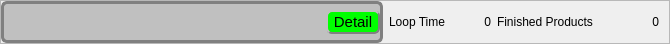
<?xml version="1.0" encoding="UTF-8"?>
<ui version="4.0">
 <class>ICCycleTimeAndFinishedFrame</class>
 <widget class="QFrame" name="ICCycleTimeAndFinishedFrame">
  <property name="geometry">
   <rect>
    <x>0</x>
    <y>0</y>
    <width>670</width>
    <height>44</height>
   </rect>
  </property>
  <property name="windowTitle">
   <string>Frame</string>
  </property>
  <property name="frameShape">
   <enum>QFrame::StyledPanel</enum>
  </property>
  <property name="frameShadow">
   <enum>QFrame::Raised</enum>
  </property>
  <layout class="QHBoxLayout" name="horizontalLayout_2">
   <property name="leftMargin">
    <number>0</number>
   </property>
   <property name="topMargin">
    <number>0</number>
   </property>
   <property name="rightMargin">
    <number>0</number>
   </property>
   <property name="bottomMargin">
    <number>0</number>
   </property>
   <item>
    <widget class="QFrame" name="alarmFrame">
     <property name="styleSheet">
      <string notr="true">#alarmFrame{
background-color: rgb(192,192,192); 
border-radius: 6px;
border: 3px solid gray; 
}
</string>
     </property>
     <property name="frameShape">
      <enum>QFrame::NoFrame</enum>
     </property>
     <property name="frameShadow">
      <enum>QFrame::Plain</enum>
     </property>
     <layout class="QHBoxLayout" name="horizontalLayout_3">
      <property name="spacing">
       <number>2</number>
      </property>
      <property name="leftMargin">
       <number>0</number>
      </property>
      <property name="topMargin">
       <number>0</number>
      </property>
      <property name="rightMargin">
       <number>0</number>
      </property>
      <property name="bottomMargin">
       <number>0</number>
      </property>
      <item>
       <widget class="QLabel" name="alarmLabel">
        <property name="sizePolicy">
         <sizepolicy hsizetype="Expanding" vsizetype="Preferred">
          <horstretch>0</horstretch>
          <verstretch>0</verstretch>
         </sizepolicy>
        </property>
        <property name="text">
         <string/>
        </property>
       </widget>
      </item>
      <item>
       <widget class="QToolButton" name="toolButton">
        <property name="sizePolicy">
         <sizepolicy hsizetype="Preferred" vsizetype="Preferred">
          <horstretch>0</horstretch>
          <verstretch>0</verstretch>
         </sizepolicy>
        </property>
        <property name="maximumSize">
         <size>
          <width>64</width>
          <height>24</height>
         </size>
        </property>
        <property name="focusPolicy">
         <enum>Qt::NoFocus</enum>
        </property>
        <property name="styleSheet">
         <string notr="true">font-size: 15px;
border-style: outset;
border-width: 2px;
border-radius: 6px;
border-color: gray;
background-color: rgb(0, 255, 0);</string>
        </property>
        <property name="text">
         <string>Detail</string>
        </property>
       </widget>
      </item>
     </layout>
    </widget>
   </item>
   <item>
    <layout class="QHBoxLayout" name="horizontalLayout">
     <property name="rightMargin">
      <number>10</number>
     </property>
     <item>
      <widget class="QLabel" name="label_13">
       <property name="text">
        <string>Loop Time</string>
       </property>
       <property name="alignment">
        <set>Qt::AlignCenter</set>
       </property>
      </widget>
     </item>
     <item>
      <widget class="QLabel" name="loopTimeLabel">
       <property name="minimumSize">
        <size>
         <width>40</width>
         <height>0</height>
        </size>
       </property>
       <property name="text">
        <string notr="true">0</string>
       </property>
       <property name="alignment">
        <set>Qt::AlignRight|Qt::AlignTrailing|Qt::AlignVCenter</set>
       </property>
      </widget>
     </item>
     <item>
      <widget class="QLabel" name="label_15">
       <property name="text">
        <string>Finished Products</string>
       </property>
       <property name="alignment">
        <set>Qt::AlignCenter</set>
       </property>
      </widget>
     </item>
     <item>
      <widget class="QLabel" name="finishedProductsLabel">
       <property name="minimumSize">
        <size>
         <width>60</width>
         <height>0</height>
        </size>
       </property>
       <property name="layoutDirection">
        <enum>Qt::LeftToRight</enum>
       </property>
       <property name="text">
        <string notr="true">0</string>
       </property>
       <property name="alignment">
        <set>Qt::AlignRight|Qt::AlignTrailing|Qt::AlignVCenter</set>
       </property>
      </widget>
     </item>
    </layout>
   </item>
  </layout>
 </widget>
 <resources/>
 <connections/>
</ui>
